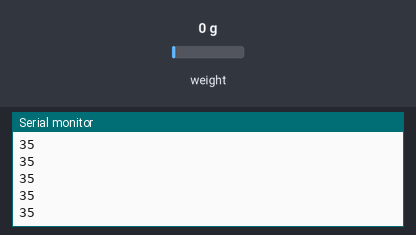
Simulated run of this sketch. Board: Arduino Uno, built with avr-gcc and run on an emulated ATmega328P. Parts: the last lines printed to the serial monitor. The inputs (shaded band) are chosen by the test bench; at power-on: weight on the scale 0 g.

Above: at 1.2 s.
1.3 s: weight on the scale set to 100 g
At 1.42 s:
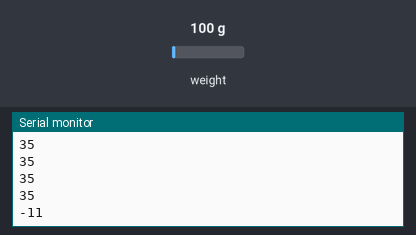
2.8 s: weight on the scale set to 1250 g
At 2.86 s:
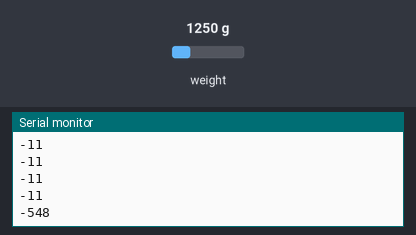
Timing chart, 0 to 5.8 s (numbered marks = the images above; inputs shaded):
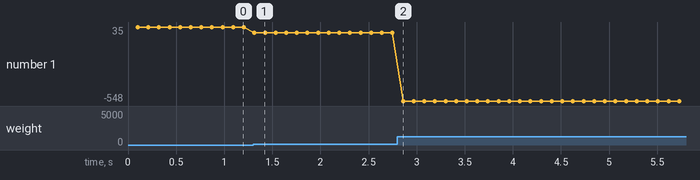

Measured:
- after the input at 1.3 s, the serial monitor: prints a new line at once (image 1)
- after the input at 2.8 s, the serial monitor: prints a new line after 0.06 s (image 2)
- plotted number 1: 35 → -11 after the input at 1.3 s, -11 → -548 after the input at 2.8 s

The sketch:

loadcell_serial_v3.ino
```cpp
#include "HX711.h"
#include<Wire.h>
#include <SoftwareSerial.h>
#include <SPI.h>

// HX711 circuit wiring
const int LOADCELL_DOUT_PIN = 2;
const int LOADCELL_SCK_PIN = 3;

long reading = 0;

HX711 scale;

void setup() {
  Serial.begin(9600);
  scale.begin(LOADCELL_DOUT_PIN, LOADCELL_SCK_PIN);
}

void loop() {
if (scale.is_ready()) {
    long reading = scale.read();
    reading=reading-31750;
    reading=reading*-1;
    reading=reading/9;
    reading=reading/100;

    Serial.println(reading);


  } else {
    //Serial.println("HX711 not found.");
  }

  delay(10);
}
```
